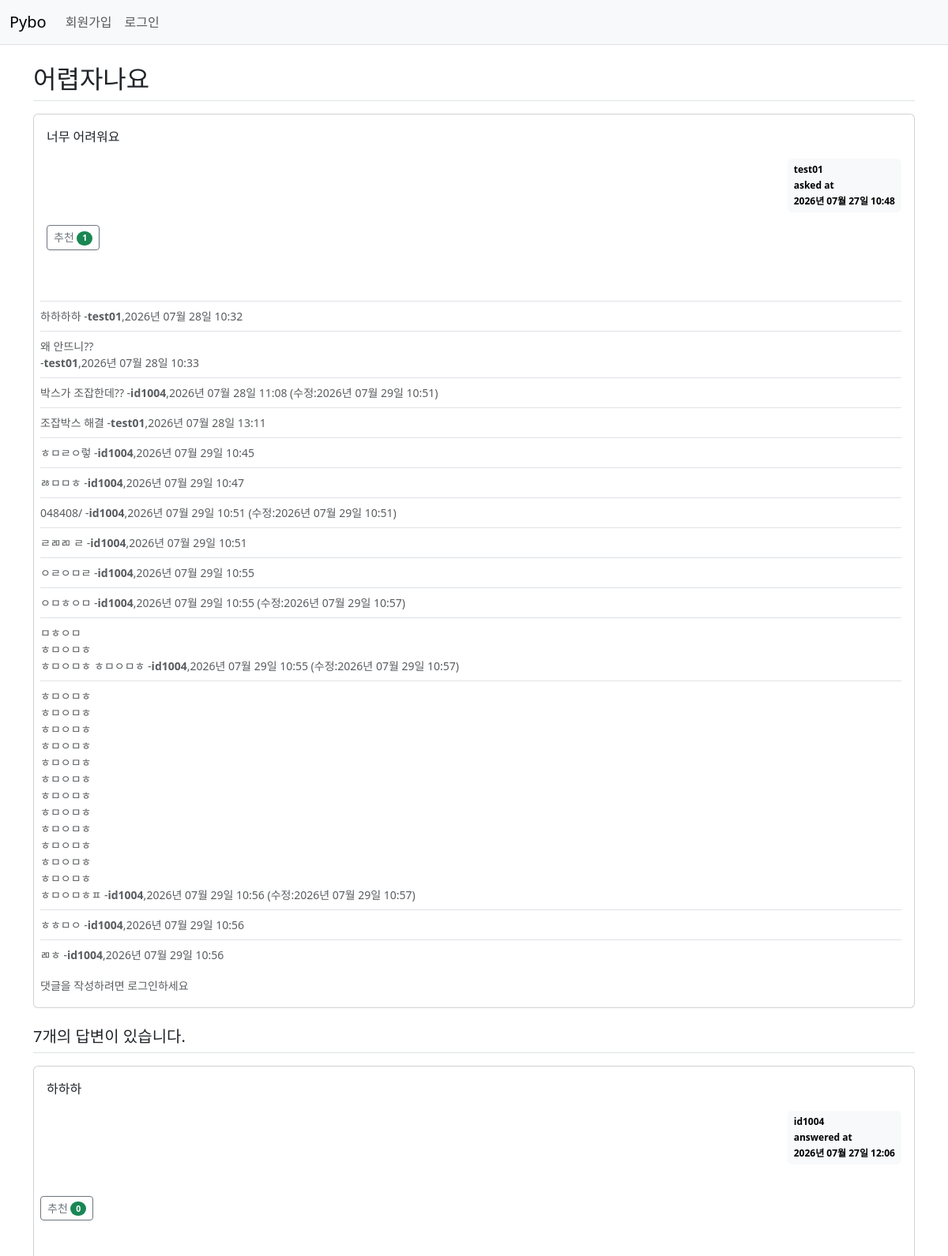
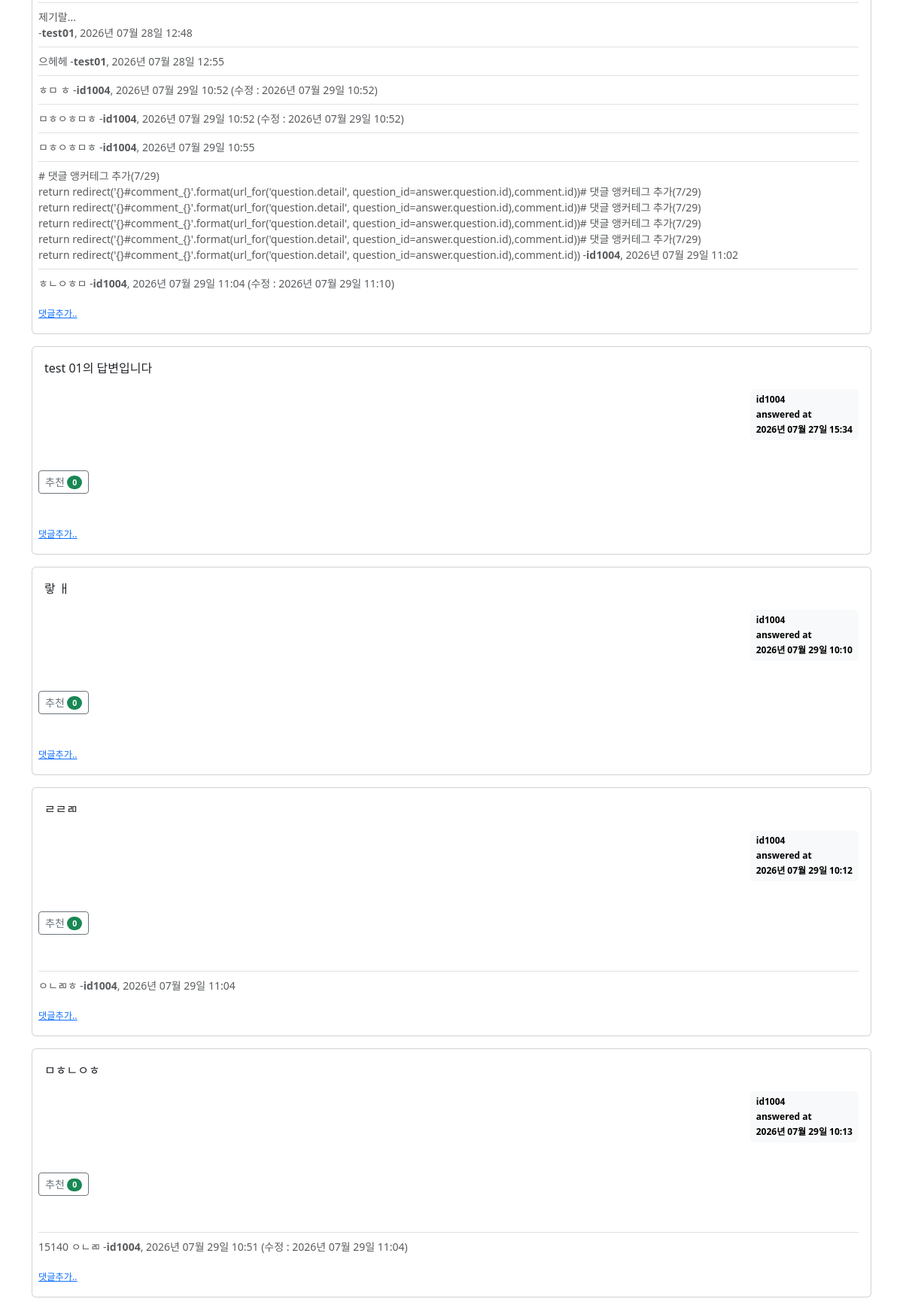
/question/detail/307/ (upper part), run on the app's committed database (2 pictures, top to bottom).
### pybo/models.py (models this page shows)
class Question(db.Model):
    id = db.Column(db.Integer, primary_key=True)
    subject = db.Column(db.String(200), nullable=False)
    content = db.Column(db.Text(), nullable=False)
    create_date = db.Column(db.DateTime(), nullable=False)
    image_path=db.Column(db.String(200), nullable=True)
    user_id = db.Column(db.Integer, db.ForeignKey('user.id', ondelete="CASCADE"), nullable=False)
    user = db.relationship('User', backref=db.backref('question_set'))
    voter = db.relationship('User', # 연결할 대상 모델 (사용자)
                            secondary=question_voter, #연결 매개체로 사용할 중간 테이블
                            backref=db.backref('question_voter_set', #User객체에서 역참조할 이름
                                               lazy='dynamic')) #역참조 시 쿼리 객체 반환(메모리 절약 및 추가 필터링/count 가능)

class User(db.Model):
    id = db.Column(db.Integer, primary_key=True)
    username = db.Column(db.String(150), unique=True, nullable=False)
    password = db.Column(db.String(200), nullable=False)
    email = db.Column(db.String(120), unique=True, nullable=False)

class Comment(db.Model):
    id = db.Column(db.Integer, primary_key=True)
    user_id = db.Column(db.Integer, db.ForeignKey('user.id', ondelete='CASCADE'), nullable=False)
    user = db.relationship('User', backref=db.backref('comment_set'))
    content = db.Column(db.Text(), nullable=False)
    create_date = db.Column(db.DateTime(), nullable=False)
    modify_date = db.Column(db.DateTime())
    question_id= db.Column(db.Integer, db.ForeignKey('question.id', ondelete='CASCADE'), nullable=True)
    question = db.relationship('Question', backref=db.backref('comment_set'))
    answer_id = db.Column(db.Integer, db.ForeignKey('answer.id', ondelete='CASCADE'), nullable=True)
    answer= db.relationship('Answer', backref=db.backref('comment_set'))

class Answer(db.Model):
    id = db.Column(db.Integer,primary_key=True)
    question_id = db.Column(db.Integer, db.ForeignKey('question.id', ondelete='CASCADE'))
    question = db.relationship('Question',backref=db.backref('answer_set',cascade='all, delete-orphan'))
    content = db.Column(db.Text(), nullable=False)
    create_date=db.Column(db.DateTime(),nullable=False)
    voter =db.relationship('User', secondary=answer_voter,
                           backref=db.backref('answer_voter_set',lazy='dynamic'))
    user_id = db.Column(db.Integer, db.ForeignKey('user.id', ondelete="CASCADE"), nullable=False)
    user = db.relationship('User', backref=db.backref('answer_set'))

### pybo/views/question_views.py (the view)
@bp.route('/detail/<int:question_id>/')
def detail(question_id):
    form = AnswerForm() #상세 조회 라우터 내부에서 빈 답변 폼 생성
    question = Question.query.get_or_404(question_id)
    return render_template('question/question_detail.html',question=question, form=form)

### pybo/filter.py (called while the page is built)
def format_datetime(value, fmt='%Y년 %m월 %d일 %H:%M'):
    return value.strftime(fmt)

### pybo/views/auth_views.py (called while the page is built)
@bp.before_app_request
def load_logged_in_user():
    user_id = session.get('user_id')
    if user_id is None:
        g.user = None
    else:
        g.user = User.query.get(user_id)

### pybo/templates/question/question_detail.html (shortened to what this page needs)
{% extends 'base.html' %}
{% block content %}
<div class="container my-3">
    <h2 class="border-bottom py-2">{{question.subject}}</h2>
    <div class="card my-3">
        <div class="card-body">
            <div class="card-text" >{{ question.content | trim | markdown }}</div>
            <div class="d-flex justify-content-end">
                <div class="badge text-bg-light p-2 text-start">
                    <div class="mb-2">{{question.user.username }}</div>
                    <div class="mb-2">asked at</div>
                    <div>{{question.create_date|datetime}}</div>
                </div>
            </div>
            <div class="my-3">
                <a href="javascript:void(0)" data-uri="{{ url_for('question.vote',  question_id=question.id)}}"
                    class="recommend btn btn-sm btn-outline-secondary">추천
                    <span class="badge rounded-pill bg-success">{{ question.voter|length }}</span></a>
            </div>
        </div>
        <div class="card-body ps-2">
            {% if question.comment_set|length >0 %}
            <div class="mt-3">
                {% for comment in question.comment_set %}
                <div class="comment py-2 text-muted small border-top">
                    <span style="white-space: pre-line;">{{ comment.content }} </span>
                    <span>
                        -<strong>{{ comment.user.username }}</strong>,{{comment.create_date|datetime}}
                        {% if comment.modify_date %}
                        (수정:{{ comment.modify_date|datetime }})
                        {% endif%}
                    </span>
                </div>
                {% endfor %}
            </div>
            {% endif %}
            <div class="mt-2">
                {% if g.user %}
                <a href="{{ url_for('comment.create_question', question_id=question.id) }}"
                    class="small"><small>댓글추가..</small></a>
                {% else %}
                <small class="text-muted">댓글을 작성하려면 로그인하세요</small>
                {% endif%}
            </div>
        </div>
    </div>
    <h5 class="border-bottom my-3 py-2">{{ question.answer_set|length}}개의 답변이 있습니다.</h5>
    {% for answer in question.answer_set%}
    <div class="card my-3">
        <div class="card-body">
            <div class="card-text" >{{ answer.content | trim | markdown }}</div>
            <div class="d-flex justify-content-end">
                <div class="badge text-bg-light p-2 mb-2 text-start">
                    <div class="mb-2">{{ answer.user.username }} </div>
                    <div class="mb-2">answered at</div>
                    <div>{{answer.create_date|datetime}}</div>
                </div>
            </div>
        </div>
        <div class="my-3 ps-2">
            <a href="javascript:void(0)" data-uri="{{ url_for('answer.vote',  answer_id=answer.id)}}"
                class="recommend btn btn-sm btn-outline-secondary">추천
                <span class="badge rounded-pill bg-success">{{answer.voter|length}}</span>
            </a>
        </div>
        <div class="card-body ps-2">
            {% if answer.comment_set|length > 0 %}
            <div class="mt-3">
                {% for comment in answer.comment_set %}
                <div class="comment py-2 text-muted small border-top">
                    <span style="white-space: pre-line;">{{ comment.content }}</span>
                    <span>
                        -<strong>{{ comment.user.username }}</strong>, {{ comment.create_date|datetime }}
                        {% if comment.modify_date %}
                        (수정 : {{ comment.modify_date|datetime }})
                        {% endif %}
                    </span>
                </div>
                {% endfor %}
            </div>
            {% endif %}
            <div class="mt-2">
                <a href="{{ url_for('comment.create_answer', answer_id=answer.id)}}"
                    class="small"><small>댓글추가..</small></a>
            </div>
        </div>
    </div>
    {% endfor %}
</div>
{% endblock %}

### data on the page
Question: subject "어렵자나요", content "너무 어려워요", create_date "2026년 07월 27일 10:48"
User: user.username "test01"
Comment: content "하하하하", user.username "test01", create_date "2026년 07월 28일 10:32"
Comment: content "왜 안뜨니??", user.username "test01", create_date "2026년 07월 28일 10:33"
Comment: content "박스가 조잡한데??", user.username "id1004", create_date "2026년 07월 28일 11:08", modify_date "2026년 07월 29일 10:51"
Comment: content "조잡박스 해결", user.username "test01", create_date "2026년 07월 28일 13:11"
Comment: content "ㅎㅁㄹㅇ렇", user.username "id1004", create_date "2026년 07월 29일 10:45"
Comment: content "ㅀㅁㅁㅎ", user.username "id1004", create_date "2026년 07월 29일 10:47"
Comment: content "048408/", user.username "id1004", create_date "2026년 07월 29일 10:51", modify_date "2026년 07월 29일 10:51"
Comment: content "ㄹㄻㄻ ㄹ", user.username "id1004", create_date "2026년 07월 29일 10:51"
Comment: content "ㅇㄹㅇㅁㄹ", user.username "id1004", create_date "2026년 07월 29일 10:55"
Comment: content "ㅇㅁㅎㅇㅁ", user.username "id1004", create_date "2026년 07월 29일 10:55", modify_date "2026년 07월 29일 10:57"
Comment: content "ㅁㅎㅇㅁ ㅎㅁㅇㅁㅎ ㅎㅁㅇㅁㅎ ㅎㅁㅇㅁㅎ", user.username "id1004", create_date "2026년 07월 29일 10:55", modify_date "2026년 07월 29일 10:57"
Comment: content "ㅎㅁㅇㅁㅎ ㅎㅁㅇㅁㅎ ㅎㅁㅇㅁㅎ ㅎㅁㅇㅁㅎ ㅎㅁㅇㅁㅎ ㅎㅁㅇㅁㅎ ㅎㅁㅇㅁㅎ ㅎㅁㅇㅁㅎ ㅎㅁㅇㅁㅎ ㅎㅁㅇㅁㅎ ㅎㅁㅇㅁㅎ ㅎㅁㅇㅁㅎ ㅎㅁㅇㅁㅎㅍ", user.username "id1004", create_date "2026년 07월 29일 10:56", modify_date "2026년 07월 29일 10:57"
Comment: content "ㅎㅎㅁㅇ", user.username "id1004", create_date "2026년 07월 29일 10:56"
Comment: content "ㄻㅎ", user.username "id1004", create_date "2026년 07월 29일 10:56"
Answer: content "하하하", user.username "id1004", create_date "2026년 07월 27일 12:06", voter|length "0"
Comment: content "제기랄...", user.username "test01", create_date "2026년 07월 28일 12:48"
Comment: content "으헤헤", user.username "test01", create_date "2026년 07월 28일 12:55"
Comment: content "ㅎㅁ ㅎ", user.username "id1004", create_date "2026년 07월 29일 10:52", modify_date "2026년 07월 29일 10:52"
Comment: content "ㅁㅎㅇㅎㅁㅎ", user.username "id1004", create_date "2026년 07월 29일 10:52", modify_date "2026년 07월 29일 10:52"
Comment: content "ㅁㅎㅇㅎㅁㅎ", user.username "id1004", create_date "2026년 07월 29일 10:55"
Comment: content "# 댓글 앵커테그 추가(7/29) return redirect('{}#comment_{}'.format(url_for('question.detail', question_id=answer.question.id),comment.id))# 댓글 앵커테그 추가(7/29) return redirect('{}#comment_{}'.format(url_for('question.detail', question_id=answer.question.id),comment.id))# 댓글 앵커테그 추가(7/29) return redirect('{}#comment_{}'.format(url_for('question.detail', question_id=answer.question.id),comment.id))# 댓글 앵커테그 추가(7/29) return redirect('{}#comment_{}'.format(url_for('question.detail', question_id=answer.question.id),comment.id))# 댓글 앵커테그 추가(7/29) return redirect('{}#comment_{}'.format(url_for('question.detail', question_id=answer.question.id),comment.id))", user.username "id1004", create_date "2026년 07월 29일 11:02"
Comment: content "ㅎㄴㅇㅎㅁ", user.username "id1004", create_date "2026년 07월 29일 11:04", modify_date "2026년 07월 29일 11:10"
Answer: content "test 01의 답변입니다", user.username "id1004", create_date "2026년 07월 27일 15:34", voter|length "0"
Answer: content "랗 ㅐ", user.username "id1004", create_date "2026년 07월 29일 10:10", voter|length "0"
Answer: content "ㄹㄹㄻ", user.username "id1004", create_date "2026년 07월 29일 10:12", voter|length "0"
Comment: content "ㅇㄴㄻㅎ", user.username "id1004", create_date "2026년 07월 29일 11:04"
Answer: content "ㅁㅎㄴㅇㅎ", user.username "id1004", create_date "2026년 07월 29일 10:13", voter|length "0"
Comment: content "15140 ㅇㄴㄻ", user.username "id1004", create_date "2026년 07월 29일 10:51", modify_date "2026년 07월 29일 11:04"

### other printed values
{{ question.voter|length }} "1"
{{ question.answer_set|length }} "7"
